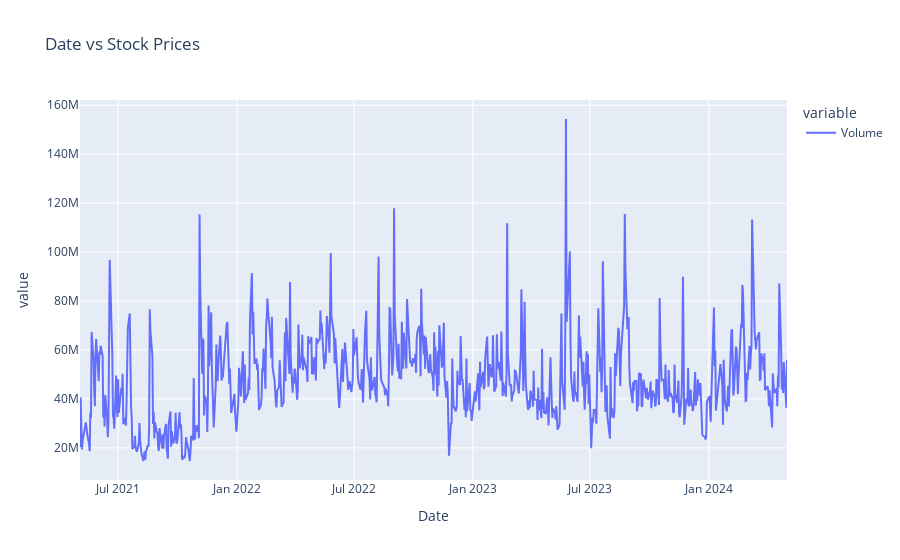

Notebook code cell kept with this figure:
### Markdown cell above
There was a spike in November 2021 that lines up with the rise of AI and ChatGPT. With GPUs being a major asset to running and processing AI. Judging from the chart, January 2022 to September 2022 was Nvidia's 52 week low after the US imposed restrictions on the export of AI chips to China and Russia. The 239% rise in 2023 would be due to the fervor over generative AI reaching a peak height. Nvidia skyrocketed again in 2024 over further AI demand. There are high chances that Nvidia may reach the $1000 stock price soon if it continues to rise. Right now residing between $900 to $800 per stock.

### Code cell
fig = px.line(df_nvidia, y=['Volume'], title = 'Date vs Stock Prices')
fig.show()

### Figure 1 — Plotly figure (JSON) as saved in the notebook; plotly's stock layout.template omitted (floating-point values rounded to 4 significant figures; data arrays with more than 128 entries replaced by an {"elided": "..."} marker saying what was removed)
{"data": [{"hovertemplate": "variable=Volume<br>Date=%{x}<br>value=%{y}<extra></extra>", "legendgroup": "Volume", "line": {"color": "#636efa", "dash": "solid"}, "marker": {"symbol": "circle"}, "mode": "lines", "name": "Volume", "orientation": "v", "showlegend": true, "type": "scatter", "x": {"elided": "755 str values"}, "xaxis": "x", "y": {"elided": "755 int values"}, "yaxis": "y"}], "layout": {"legend": {"title": {"text": "variable"}, "tracegroupgap": 0}, "title": {"text": "Date vs Stock Prices"}, "xaxis": {"anchor": "y", "domain": [0, 1], "title": {"text": "Date"}}, "yaxis": {"anchor": "x", "domain": [0, 1], "title": {"text": "value"}}}}
